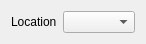
<?xml version="1.0" encoding="UTF-8"?>
<ui version="4.0">
 <class>QtopiamailfileSettings</class>
 <widget class="QWidget" name="QtopiamailfileSettings">
  <property name="geometry">
   <rect>
    <x>0</x>
    <y>0</y>
    <width>135</width>
    <height>39</height>
   </rect>
  </property>
  <property name="sizePolicy">
   <sizepolicy hsizetype="Maximum" vsizetype="Minimum">
    <horstretch>0</horstretch>
    <verstretch>0</verstretch>
   </sizepolicy>
  </property>
  <property name="windowTitle">
   <string>Form</string>
  </property>
  <layout class="QFormLayout" name="formLayout">
   <item row="0" column="0">
    <widget class="QLabel" name="label">
     <property name="sizePolicy">
      <sizepolicy hsizetype="Minimum" vsizetype="Minimum">
       <horstretch>0</horstretch>
       <verstretch>0</verstretch>
      </sizepolicy>
     </property>
     <property name="text">
      <string>Location</string>
     </property>
    </widget>
   </item>
   <item row="0" column="1">
    <widget class="QComboBox" name="locationSelector"/>
   </item>
  </layout>
 </widget>
 <resources/>
 <connections/>
</ui>
